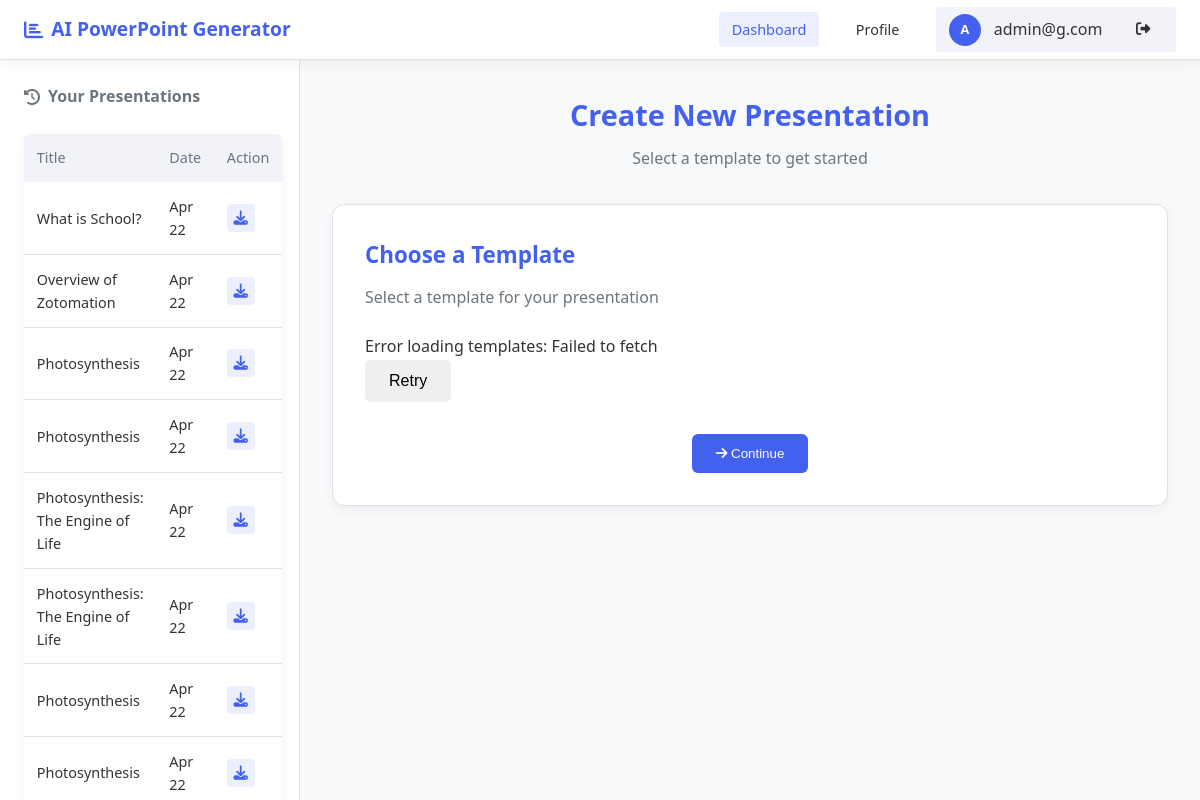
The app's page /dashboard (signed in) with its own data.
### tables this page shows
CREATE TABLE presentations (
        id INTEGER PRIMARY KEY AUTOINCREMENT,
        user_id INTEGER NOT NULL,
        title TEXT NOT NULL,
        filename TEXT NOT NULL,
        template TEXT NOT NULL,
        slide_count INTEGER NOT NULL,
        created_at TIMESTAMP DEFAULT CURRENT_TIMESTAMP,
        FOREIGN KEY (user_id) REFERENCES users (id)
    );

### profile_routes.py (the view)
@profile_bp.route('/dashboard')
@login_required
def dashboard():
    try:
        conn = get_db()
        c = conn.cursor()
        c.execute('SELECT * FROM presentations WHERE user_id = ? ORDER BY created_at DESC', (session['user_id'],))
        presentations = c.fetchall()
        conn.close()
        presentation_list = []
        for pres in presentations:
            pres_dict = dict(pres)
            if isinstance(pres_dict['created_at'], str):
                pres_dict['created_at'] = datetime.strptime(pres_dict['created_at'], "%Y-%m-%d %H:%M:%S")
            presentation_list.append(pres_dict)
        from template_manager import TemplateManager
        template_manager = TemplateManager()
        templates = template_manager.get_all_templates()
        template_list = []
        for key, template in templates.items():
            template_list.append({
                "id": key,
                "name": template.get('name', key),
                "description": template.get('description', ''),
                "preview_image": template.get('preview_image', '')
            })
        return render_template('dashboard.html',
                              username=session['username'],
                              presentations=presentation_list,
                              templates=template_list)
    except Exception as e:
        logger.error(f"Dashboard route error: {str(e)}")
        flash(f'Error loading dashboard: {str(e)}', 'error')
        return redirect(url_for('auth.login'))

### db_models.py (called while the page is built)
def get_db():
    conn = sqlite3.connect('users.db')
    conn.row_factory = sqlite3.Row
    return conn

### template_manager.py (called while the page is built)
    def get_all_templates(self):
        return self.templates

### utils.py (called while the page is built)
def login_required(f):
    @wraps(f)
    def decorated_function(*args, **kwargs):
        if 'user_id' not in session:
            return redirect(url_for('auth.login'))
        return f(*args, **kwargs)
    return decorated_function

### templates/dashboard.html (shortened to what this page needs)
<!DOCTYPE html>
<html lang="en">
<head>
    <link rel="stylesheet" href="https://cdnjs.cloudflare.com/ajax/libs/font-awesome/6.4.0/css/all.min.css">
</head>
<body>
    <div class="layout">
        <div class="user-header">
            <div class="flex items-center">
                <h2 class="app-title"><i class="fas fa-chart-bar"></i> AI PowerPoint Generator</h2>
            </div>
            <div class="user-navigation">
                <a href="/dashboard" class="active">Dashboard</a>
                <a href="/profile">Profile</a>
                <div class="user-profile">
                    <div class="user-avatar">
                        {{ username[0].upper() if username else "?" }}
                    </div>
                    <span>{{ username }}</span>
                    <a href="/logout" class="ml-2 logout-link">
                        <i class="fas fa-sign-out-alt"></i>
                    </a>
                </div>
            </div>
        </div>
        <div class="sidebar">
            <div class="history-section">
                <div class="history-header">
                    <h2><i class="fas fa-history"></i> Your Presentations</h2>
                </div>
                {% if presentations and presentations|length > 0 %}
                <table class="history-table">
                    <thead>
                        <tr>
                            <th>Title</th>
                            <th>Date</th>
                            <th>Action</th>
                        </tr>
                    </thead>
                    <tbody>
                        {% for pres in presentations %}
                        <tr>
                            <td>{{ pres.title }}</td>
                            <td>{{ pres.created_at.strftime('%b %d') }}</td>
                            <td>
                                <a href="/download/{{ pres.filename }}" class="action-btn download-action" title="Download">
                                    <i class="fas fa-download"></i>
                                </a>
                            </td>
                        </tr>
                        {% endfor %}
                    </tbody>
                </table>
                {% else %}
                <div class="text-center p-8">
                    <i class="fas fa-file-powerpoint" style="font-size: 2rem; color: var(--secondary-text); margin-bottom: 1rem;"></i>
                    <p>No presentations yet. Create your first one!</p>
                </div>
                {% endif %}
            </div>
        </div>
        <div class="main-content">
            <header class="content-header">
                <h1>Create New Presentation</h1>
                <p>Select a template to get started</p>
            </header>
            <div id="template-selection" class="card fade-in">
                <h2 class="card-title">Choose a Template</h2>
                <p class="card-subtitle">Select a template for your presentation</p>
                <div id="templates-grid" class="templates-grid">
                </div>
                <button id="continue-to-content">
                    <i class="fas fa-arrow-right"></i> Continue
                </button>
            </div>
        </div>
    </div>
</body>
</html>

### templates/dashboard.html (style rules this page uses)
:root { --primary-bg: #f8f9fa; --secondary-bg: #ffffff; --card-bg: #ffffff; --primary-text: #333333; --secondary-text: #6c757d; --accent-color: #4361ee; --accent-hover: #3a56d4; --border-color: #dee2e6; --light-color: #f1f3f9; --dark-color: #333; --gray-color: #6c757d; --success-color: #28a745; --success-hover: #218838; --error-color: #dc3545; --shadow: 0 4px 12px rgba(0,0,0,0.05); --card-radius: 12px; --border-radius: 6px; --font-family: 'Segoe UI', system-ui, -apple-system, sans-serif; }
* { margin: 0; padding: 0; box-sizing: border-box; }
body { background-color: var(--primary-bg); color: var(--primary-text); font-family: var(--font-family); line-height: 1.6; margin: 0; }
.layout { display: grid; grid-template-columns: 300px 1fr; grid-template-rows: 60px 1fr; grid-template-areas: "header header" "sidebar main"; height: 100vh; }
.user-header { grid-area: header; background-color: var(--secondary-bg); box-shadow: var(--shadow); display: flex; align-items: center; justify-content: space-between; padding: 0 1.5rem; z-index: 10; border-bottom: 1px solid var(--border-color); }
.app-title { font-size: 1.2rem; font-weight: 600; color: var(--accent-color); display: flex; align-items: center; gap: 0.5rem; }
.user-navigation { display: flex; align-items: center; gap: 1.5rem; }
.user-navigation a { text-decoration: none; color: var(--dark-color); font-size: 0.9rem; padding: 0.4rem 0.8rem; border-radius: 4px; transition: all 0.2s; }
.user-navigation a.active { color: var(--accent-color); font-weight: 500; background-color: rgba(67, 97, 238, 0.1); }
.user-profile { display: flex; align-items: center; gap: 0.8rem; padding: 0.4rem 0.8rem; border-radius: 4px; background-color: var(--light-color); }
.user-avatar { width: 32px; height: 32px; background-color: var(--accent-color); color: white; border-radius: 50%; display: flex; align-items: center; justify-content: center; font-size: 0.8rem; font-weight: 600; }
.logout-link { display: flex; align-items: center; color: var(--secondary-text); transition: color 0.2s; }
.sidebar { grid-area: sidebar; background-color: var(--secondary-bg); border-right: 1px solid var(--border-color); padding: 1.5rem; height: calc(100vh - 60px); overflow-y: auto; width: 300px; }
.history-section { height: 100%; }
.history-header { margin-bottom: 1.5rem; }
.history-header h2 { font-size: 1rem; color: var(--gray-color); display: flex; align-items: center; gap: 0.5rem; }
.history-table { width: 100%; border-collapse: collapse; font-size: 0.9rem; border-radius: var(--border-radius); overflow: hidden; box-shadow: var(--shadow); }
.history-table th { text-align: left; padding: 0.8rem; background-color: var(--light-color); color: var(--gray-color); font-weight: 500; }
.history-table td { padding: 0.8rem; border-bottom: 1px solid var(--border-color); }
.action-btn { display: inline-flex; align-items: center; justify-content: center; width: 28px; height: 28px; border-radius: 4px; color: var(--accent-color); background-color: rgba(67, 97, 238, 0.1); transition: all 0.2s; }
.main-content { grid-area: main; padding: 2rem; overflow-y: auto; background-color: var(--primary-bg); }
.content-header { margin-bottom: 2rem; text-align: center; }
.content-header h1 { font-size: 1.8rem; font-weight: 700; margin-bottom: 0.5rem; color: var(--accent-color); }
.content-header p { color: var(--secondary-text); }
.card { background-color: var(--card-bg); border-radius: var(--card-radius); padding: 2rem; box-shadow: var(--shadow); margin-bottom: 2rem; border: 1px solid var(--border-color); margin-left: auto; margin-right: auto; }
#template-selection { max-width: 1400px; }
.card-title { font-size: 1.4rem; font-weight: 600; margin-bottom: 0.75rem; color: var(--accent-color); }
.card-subtitle { color: var(--secondary-text); margin-bottom: 1.5rem; }
.templates-grid { display: grid; grid-template-columns: repeat(auto-fill, minmax(280px, 1fr)); gap: 1.5rem; margin-top: 1.5rem; }
#continue-to-content { background-color: var(--accent-color); color: white; padding: 0.75rem 1.5rem; border-radius: var(--border-radius); border: none; font-weight: 500; display: block; margin: 2rem auto 0; cursor: pointer; transition: all 0.3s ease; }
.fade-in { animation: fadeIn 0.3s ease-in-out; }
.flex { display: flex; }
.items-center { align-items: center; }
.ml-2 { margin-left: 0.5rem; }

### records on screen
presentations: title "What is School?", created_at "Apr 22"
presentations: title "Overview of Zotomation", created_at "Apr 22"
presentations: title "Photosynthesis", created_at "Apr 22"
presentations: title "Photosynthesis", created_at "Apr 22"
presentations: title "Photosynthesis: The Engine of Life", created_at "Apr 22"
presentations: title "Photosynthesis: The Engine of Life", created_at "Apr 22"
presentations: title "Photosynthesis", created_at "Apr 22"
presentations: title "Photosynthesis", created_at "Apr 22"

### other values on screen
{{ username[0].upper() if username else "?" }} "A"
{{ username }} "admin@g.com"
